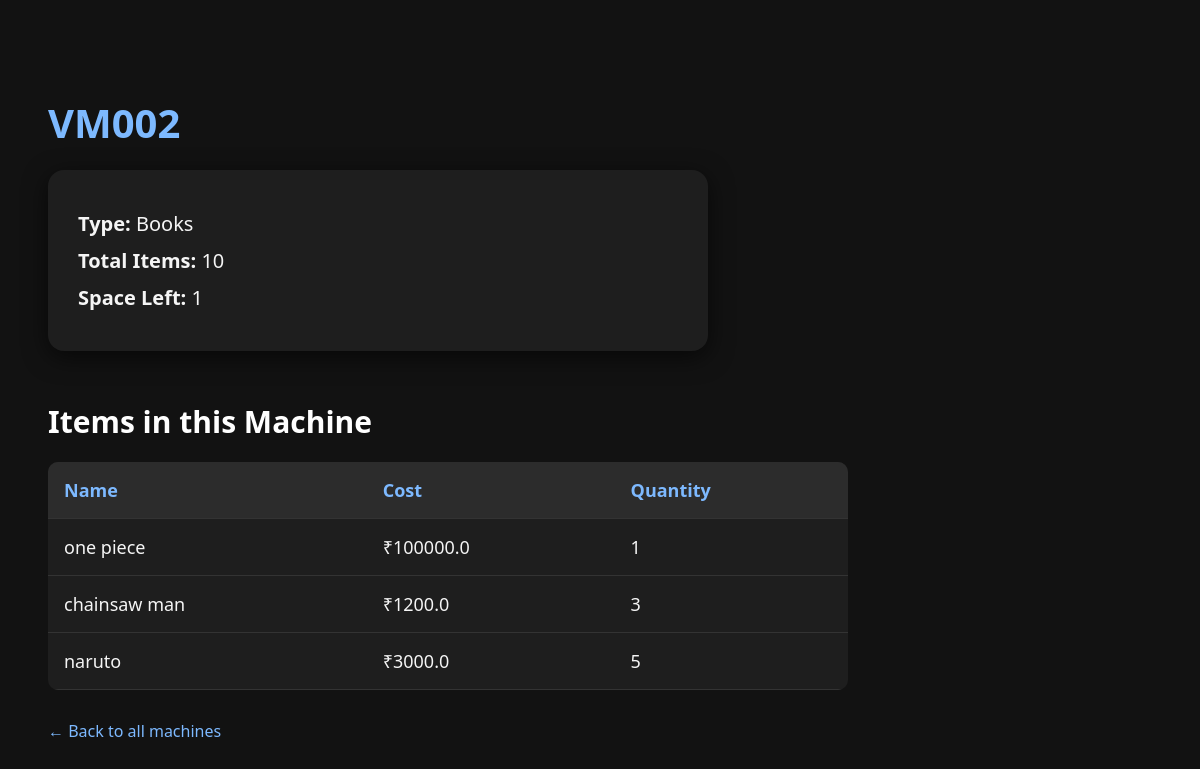
/2, run on the app's committed database.
### vendingmachine/models.py (models this page shows, shortened)
class Vending_machine(models.Model):
    machine_id = models.IntegerField(unique=True)
    @property
    def machine_name(self):
        return f'VM{self.machine_id:03}'
    vending_machine_type_choices = [
        ('Snacks', 'SNACKS'),
        ('Drinks','DRINKS'),
        ('Toys','TOYS'),
        ('Books','BOOKS'),
        ('Fashion','FASHION'),
        ('Misc','MISCELLANEOUS'),
    ]
    vending_machine_type = models.CharField(choices=vending_machine_type_choices)
    no_of_items = models.PositiveIntegerField(default=0)
    items_to_be_added = models.PositiveBigIntegerField(default=0)
    def items_availablity(self):
        if self.no_of_items == self.items_to_be_added:
            return False
        else: return True

class machine_item(models.Model):
    vending_machine = models.ForeignKey(Vending_machine, on_delete=models.CASCADE)
    item_name = models.CharField(max_length=100)
    item_cost = models.FloatField()
    item_quantity = models.PositiveBigIntegerField()

### vendingmachine/views.py (the view)
# urls.py: path('<int:id>', views.Machine, name='Machine'),
def Machine(request, id):
    machine = get_object_or_404(Vending_machine, machine_id = id)
    return render(request, 'vendingmachine/vm.html', {'machine' : machine})

### vendingmachine/templates/vendingmachine/vm.html (shortened to what this page needs)
<!DOCTYPE html>
<html lang="en">
<head>
</head>
<body>
    <h1>{{ machine.machine_name }}</h1>
    <div class="machine-info">
        <p><strong>Type:</strong> {{ machine.vending_machine_type }}</p>
        <p><strong>Total Items:</strong> {{ machine.no_of_items }}</p>
        <p><strong>Space Left:</strong> {{ machine.items_to_be_added }}</p>
    </div>
    <h2>Items in this Machine</h2>
    {% with machine.machine_item_set.all as items %}
        {% if items %}
            <table class="items-table">
                <thead>
                    <tr>
                        <th>Name</th>
                        <th>Cost</th>
                        <th>Quantity</th>
                    </tr>
                </thead>
                <tbody>
                    {% for item in items %}
                        <tr>
                            <td>{{ item.item_name }}</td>
                            <td>₹{{ item.item_cost }}</td>
                            <td>{{ item.item_quantity }}</td>
                        </tr>
                    {% endfor %}
                </tbody>
            </table>
        {% else %}
            <p class="no-items">No items in this vending machine.</p>
        {% endif %}
    {% endwith %}
    <a href="/">← Back to all machines</a>
</body>
</html>

### vendingmachine/templates/vendingmachine/vm.html (style rules this page uses)
body { font-family: 'Segoe UI', sans-serif; background-color: #121212; color: #f5f5f5; padding: 60px 40px; }
h1 { font-size: 40px; margin-bottom: 20px; color: #7db9ff; }
.machine-info { background-color: #1e1e1e; padding: 30px; border-radius: 16px; box-shadow: 0 6px 24px rgba(0, 0, 0, 0.6); max-width: 600px; margin-bottom: 40px; }
.machine-info p { font-size: 20px; margin: 10px 0; }
h2 { margin-top: 50px; margin-bottom: 20px; font-size: 30px; color: #ffffff; }
.items-table { width: 100%; max-width: 800px; border-collapse: collapse; background-color: #1e1e1e; border-radius: 10px; overflow: hidden; }
.items-table th, .items-table td { padding: 16px; text-align: left; border-bottom: 1px solid #333; font-size: 18px; }
.items-table th { background-color: #2c2c2c; color: #7db9ff; }
a { display: inline-block; margin-top: 30px; color: #7db9ff; text-decoration: none; }

### data on the page
Vending_machine: machine_name "VM002", vending_machine_type "Books", no_of_items "10", items_to_be_added "1"
machine_item: item_name "one piece", item_cost "100000.0", item_quantity "1"
machine_item: item_name "chainsaw man", item_cost "1200.0", item_quantity "3"
machine_item: item_name "naruto", item_cost "3000.0", item_quantity "5"
